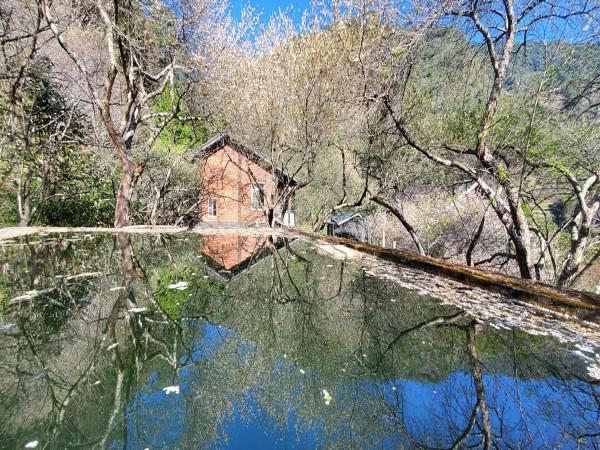
#> input picture Day0216/media/background.jpg, 600 x 450 px
$ python basicplot1.py
#> lines starting #> are read from the running program, lines starting #| are printed output that depends on the picture
import cv2, numpy
cv2.namedWindow("polt")
image = cv2.imread("./media/background.jpg")
#> image is the input picture: shape (450, 600, 3); mean B, G, R 120.9, 129.6, 124.6
cv2.line(image, (50,50), (500,200), (255,0,0), 2)
cv2.rectangle(image, (100,200), (180, 300), (0,255,0), 3)
cv2.rectangle(image, (300,200), (350,260), (0,0,255), -1)
pts = numpy.array([[300,300], [300,400], [350,320]], numpy.int32)
cv2.polylines(image, [pts], True, (0,255,255), 2)
cv2.putText(image,"background.jpg", (20,420), cv2.FONT_HERSHEY_SIMPLEX,1, (255,255,255), 2)
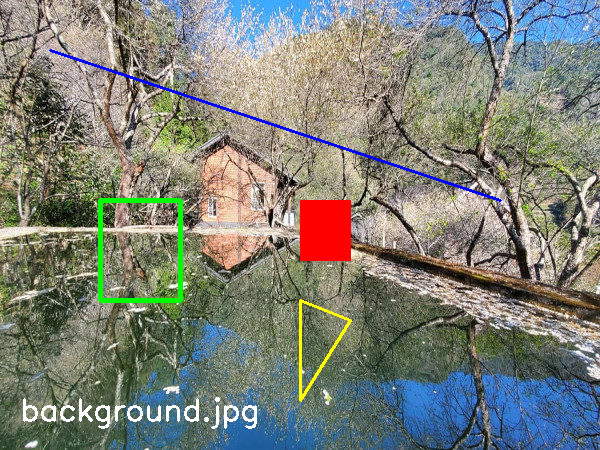
#> image: shape (450, 600, 3); mean B, G, R 120, 129.3, 125.7
cv2.imshow("plot", image)
cv2.waitKey(0)
cv2.destroyAllWindows()
